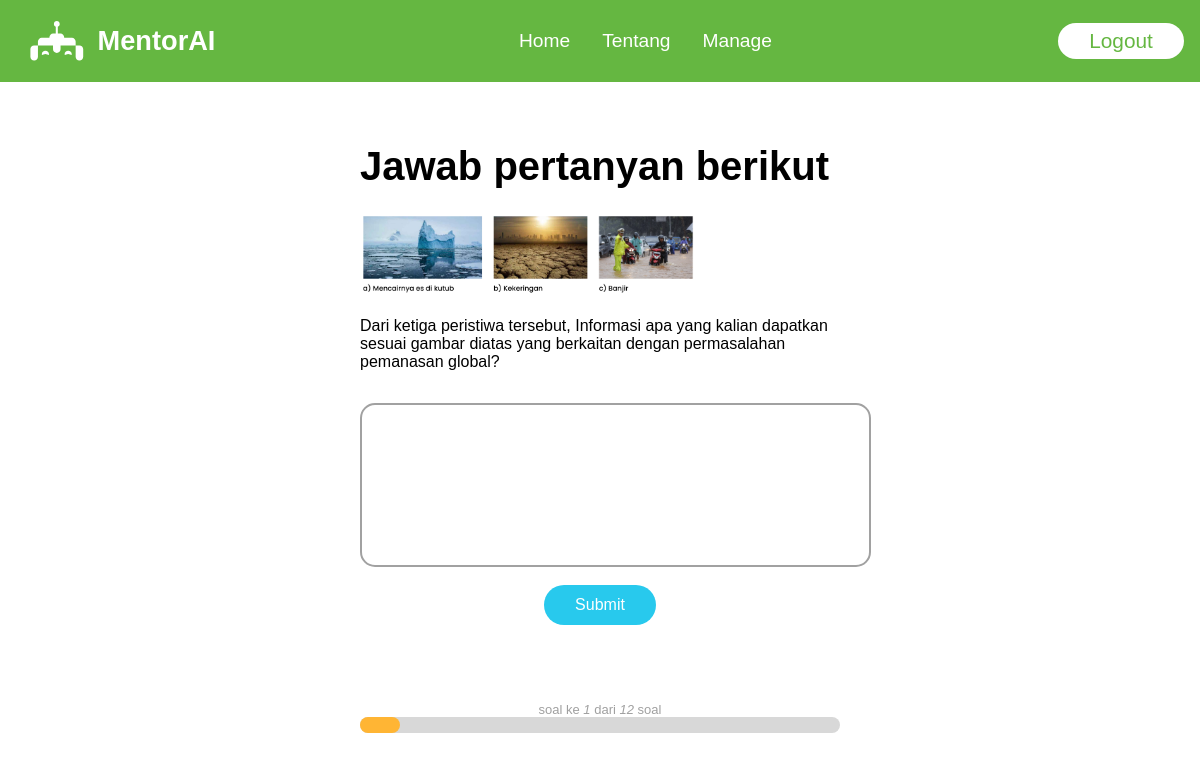
The page /exercise2/2/1/ (signed in) on the database its author committed.
### appBelajar/models.py (models this page shows, shortened)
class Questions(models.Model):
    topic = models.ForeignKey(Topics, on_delete=models.CASCADE, blank=True, null=True)
    question = models.CharField(max_length=200, blank=True, null=True)
    image = models.ImageField(null=True, upload_to='appBelajar/templates/upload', blank=True)
    image_description = models.CharField(max_length=500, blank=True, null=True)

### appBelajar/views.py (the view, shortened to what this page needs)
# urls.py: path("exercise2/<int:pk>/<int:number>/", views.exercise2, name='exercise2'),
@login_required(login_url='loginPage')
def exercise2(request, pk, number):
    topic = Topics.objects.get(id=pk)
    questions = Questions.objects.filter(topic=topic)
    question = questions[number - 1]
    def extract_score(text):
        patterns = [
            r"(?<=Skor:\s)(\d+)",
            r"(r'\d+(?!.*\d)')",
            r"(?i)skor\s*(\d+)"
        ]
        for pattern in patterns:
            match = re.search(pattern, text)
            if match:
                return match.group(1)
        return ""
    def extract_feedback(text):
        text = re.sub(r">", "", text)
        text = re.sub(r"Skor:\s*\d+", "", text)
        return text.strip()
    def removeStar(text):
        return re.sub(r"\*", "", text)
    user_answer = Answers2.objects.filter(topic=topic, user=request.user, question=question).first()
    context = {
        'questions': questions,
        'questions_length': len(questions),
        'question': question,
        'number': number,
        'user_answer': user_answer
    }
    return render(request, 'appBelajar/exercise2.html', context)

### appBelajar/templates/appBelajar/exercise2.html (shortened to what this page needs)
{% extends 'main.html' %}
{% block content %}
<div class="container_exercise">
    <h1>Jawab pertanyan berikut</h1>
    <div class="answer_form">
        {% if question.image %}
        <img src="{{question.image.url}}" alt="">
        {% endif %}
        <p class="question">{{question.question}}</p>
        <form class="answer_input" action="" method="post" onsubmit="return validateForm()">
            <textarea class="disable" name="answer" id="answer" cols="30" rows="10" onpaste="return false">{{user_answer.answer}}</textarea>
            {% if user_answer == None %}
            <div class="submit-container">
                <input type="submit" value="Submit">
            </div>
            {% endif %}
        </form>
        <div class="feedback_section">
        </div>
    </div>
    <p class="question_progress">soal ke <i id="question_now">{{number}}</i> dari <i id="total_question">{{questions_length}}</i> soal</p>
    <div class="progress" id="progressBar"></div>
    <div class="progress_orange"></div>
</div>
{% endblock %}

### static/styles/main.css (style rules this page uses)
:root { --green: #65b741; --orange: #ffb534; --blue: #28c9ed; }
* { margin: 0; padding: 0; font-family: "MADE Tommy Soft", sans-serif; }
.container_exercise { display: flex; flex-direction: column; margin: 4em 30% 1.5em; height: 100%; text-align: left; }
.container_exercise h1 { font-size: 2.5em; font-weight: 700; margin: 2em 0 0.5em; }
.answer_form img { width: 70%; border-radius: 8px; }
.question { margin: 1em 0 2em; }
.answer_input { text-align: center; }
.answer_input textarea { width: 100%; height: 10em; resize: none; border: solid 2px #a1a1a1; border-radius: 15px; margin: 0 0 1em 0; font-family: "MADE Tommy Soft", sans-serif; padding: 1em 1em; }
.answer_input input { background-color: var(--blue); width: 7em; height: 2.5em; border: none; border-radius: 20px; color: white; font-size: 1rem; font-weight: 500; transition: width 0.3s ease; }
.feedback_section { text-align: center; display: flex; flex-direction: column; justify-content: center; margin: 1em auto; }
.question_progress { text-align: center; font-size: small; color: #a0a0a0; margin-top: 1em; font-weight: 400; }
.progress { content: ""; width: 100%; height: 1em; background-color: #d8d8d8; border-radius: 15px; position: relative; }
.progress_orange { content: ""; height: 1em; background-color: var(--orange); border-radius: 15px; position: relative; top: -1em; }

### rows shown on the page
Questions: image (picture), question "Dari ketiga peristiwa tersebut, Informasi apa yang kalian dapatkan sesuai gambar diatas yang berkaitan dengan permasalahan pemanasan global?"

### other values the page prints
{{ number }} "1"
{{ questions_length }} "12"
